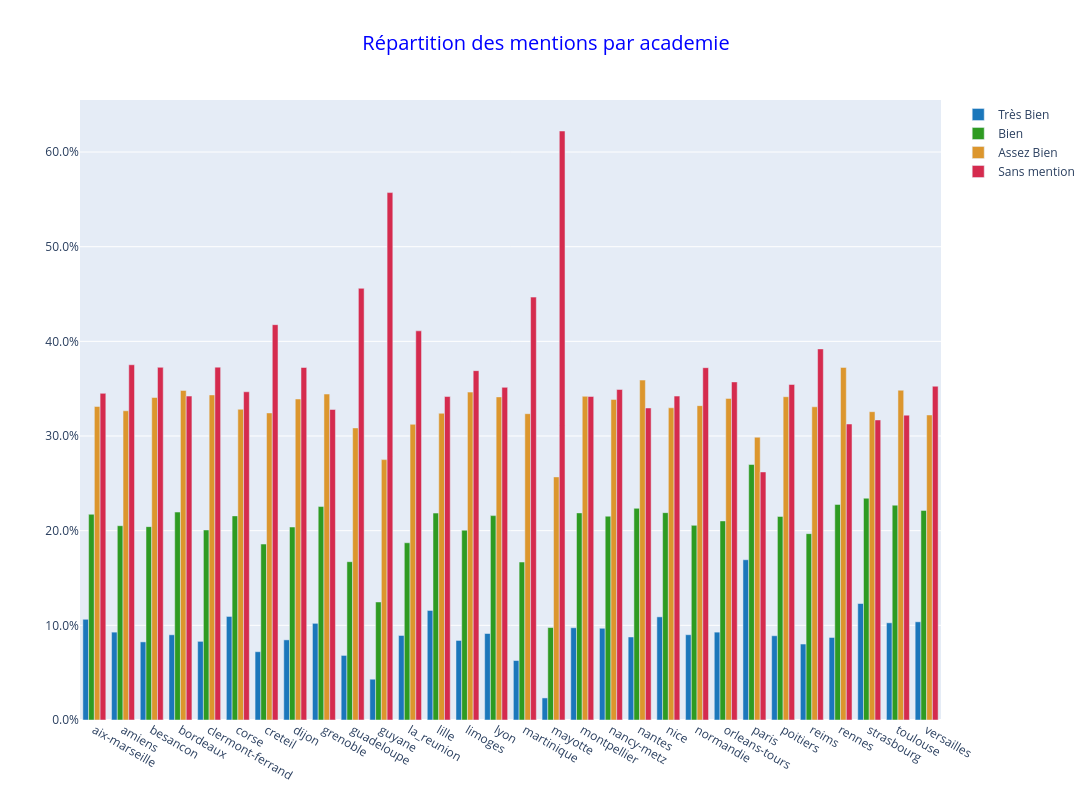

The notebook cell saved with this chart:
### Markdown cell above
### Répartition des mentions par académie

### Code cell
academie = df.groupby('academie')[admis_mention+['admis_totaux','presents']].sum().reset_index()

# Création de 4 colonnes pourcentage de chaque mention
academie['%_mention_tb'] = academie['mention_tb'] / academie['admis_totaux']
academie['%_mention_b'] = academie['mention_b'] / academie['admis_totaux']
academie['%_mention_ab'] = academie['mention_ab'] / academie['admis_totaux']
academie['%_sans_mention'] = academie['sans_mention'] / academie['admis_totaux']

fig_academie = go.Figure()
for i,column in enumerate(percent_admis_mention):
    fig_academie.add_trace(
        go.Bar(
            x=academie['academie'], 
            y=academie[column], 
            name=labels[column],
            marker_color=colors[column]
        )
    )
    
fig_academie.update_layout(
    title=dict(text='Répartition des mentions par academie', x=0.5, font=dict(size=20, color='blue')),
    autosize=False, 
    width=1500, 
    height=800
)
fig_academie.update_xaxes(type='category')
fig_academie.update_yaxes(tickformat=".1%")
fig_academie.show()

### Figure 1 — Plotly figure (JSON) as saved in the notebook; plotly's stock layout.template omitted (floating-point values rounded to 4 significant figures)
{"data": [{"marker": {"color": "#1B77BB"}, "name": "Très Bien", "type": "bar", "x": ["aix-marseille", "amiens", "besancon", "bordeaux", "clermont-ferrand", "corse", "creteil", "dijon", "grenoble", "guadeloupe", "guyane", "la_reunion", "lille", "limoges", "lyon", "martinique", "mayotte", "montpellier", "nancy-metz", "nantes", "nice", "normandie", "orleans-tours", "paris", "poitiers", "reims", "rennes", "strasbourg", "toulouse", "versailles"], "y": [0.1064, 0.09282, 0.08251, 0.09001, 0.08309, 0.1094, 0.07214, 0.08466, 0.1021, 0.06821, 0.04309, 0.08928, 0.1157, 0.08404, 0.09138, 0.06282, 0.02331, 0.09748, 0.09689, 0.08771, 0.109, 0.0901, 0.09282, 0.1693, 0.08901, 0.08025, 0.08717, 0.1231, 0.1027, 0.1037]}, {"marker": {"color": "#2E9B22"}, "name": "Bien", "type": "bar", "x": ["aix-marseille", "amiens", "besancon", "bordeaux", "clermont-ferrand", "corse", "creteil", "dijon", "grenoble", "guadeloupe", "guyane", "la_reunion", "lille", "limoges", "lyon", "martinique", "mayotte", "montpellier", "nancy-metz", "nantes", "nice", "normandie", "orleans-tours", "paris", "poitiers", "reims", "rennes", "strasbourg", "toulouse", "versailles"], "y": [0.2173, 0.2052, 0.2043, 0.2197, 0.2007, 0.2156, 0.1859, 0.2039, 0.2255, 0.1672, 0.1247, 0.1872, 0.2186, 0.2005, 0.2159, 0.1669, 0.09767, 0.2188, 0.2153, 0.2236, 0.219, 0.2056, 0.2103, 0.2699, 0.215, 0.1969, 0.2277, 0.2343, 0.2269, 0.2214]}, {"marker": {"color": "#DC962D"}, "name": "Assez Bien", "type": "bar", "x": ["aix-marseille", "amiens", "besancon", "bordeaux", "clermont-ferrand", "corse", "creteil", "dijon", "grenoble", "guadeloupe", "guyane", "la_reunion", "lille", "limoges", "lyon", "martinique", "mayotte", "montpellier", "nancy-metz", "nantes", "nice", "normandie", "orleans-tours", "paris", "poitiers", "reims", "rennes", "strasbourg", "toulouse", "versailles"], "y": [0.3312, 0.3267, 0.3407, 0.3481, 0.3434, 0.3283, 0.3244, 0.3391, 0.3444, 0.3086, 0.2751, 0.3124, 0.324, 0.3464, 0.3413, 0.3236, 0.2568, 0.342, 0.3386, 0.3591, 0.3298, 0.3321, 0.3397, 0.2987, 0.3415, 0.3309, 0.3724, 0.3257, 0.3484, 0.3222]}, {"marker": {"color": "#D52B4E"}, "name": "Sans mention", "type": "bar", "x": ["aix-marseille", "amiens", "besancon", "bordeaux", "clermont-ferrand", "corse", "creteil", "dijon", "grenoble", "guadeloupe", "guyane", "la_reunion", "lille", "limoges", "lyon", "martinique", "mayotte", "montpellier", "nancy-metz", "nantes", "nice", "normandie", "orleans-tours", "paris", "poitiers", "reims", "rennes", "strasbourg", "toulouse", "versailles"], "y": [0.3451, 0.3753, 0.3725, 0.3422, 0.3728, 0.3467, 0.4176, 0.3724, 0.328, 0.456, 0.5572, 0.4111, 0.3417, 0.369, 0.3514, 0.4467, 0.6222, 0.3418, 0.3492, 0.3296, 0.3422, 0.3722, 0.3572, 0.2621, 0.3544, 0.392, 0.3127, 0.317, 0.322, 0.3526]}], "layout": {"autosize": false, "height": 800, "title": {"font": {"color": "blue", "size": 20}, "text": "Répartition des mentions par academie", "x": 0.5}, "width": 1500, "xaxis": {"type": "category"}, "yaxis": {"tickformat": ".1%"}}}
